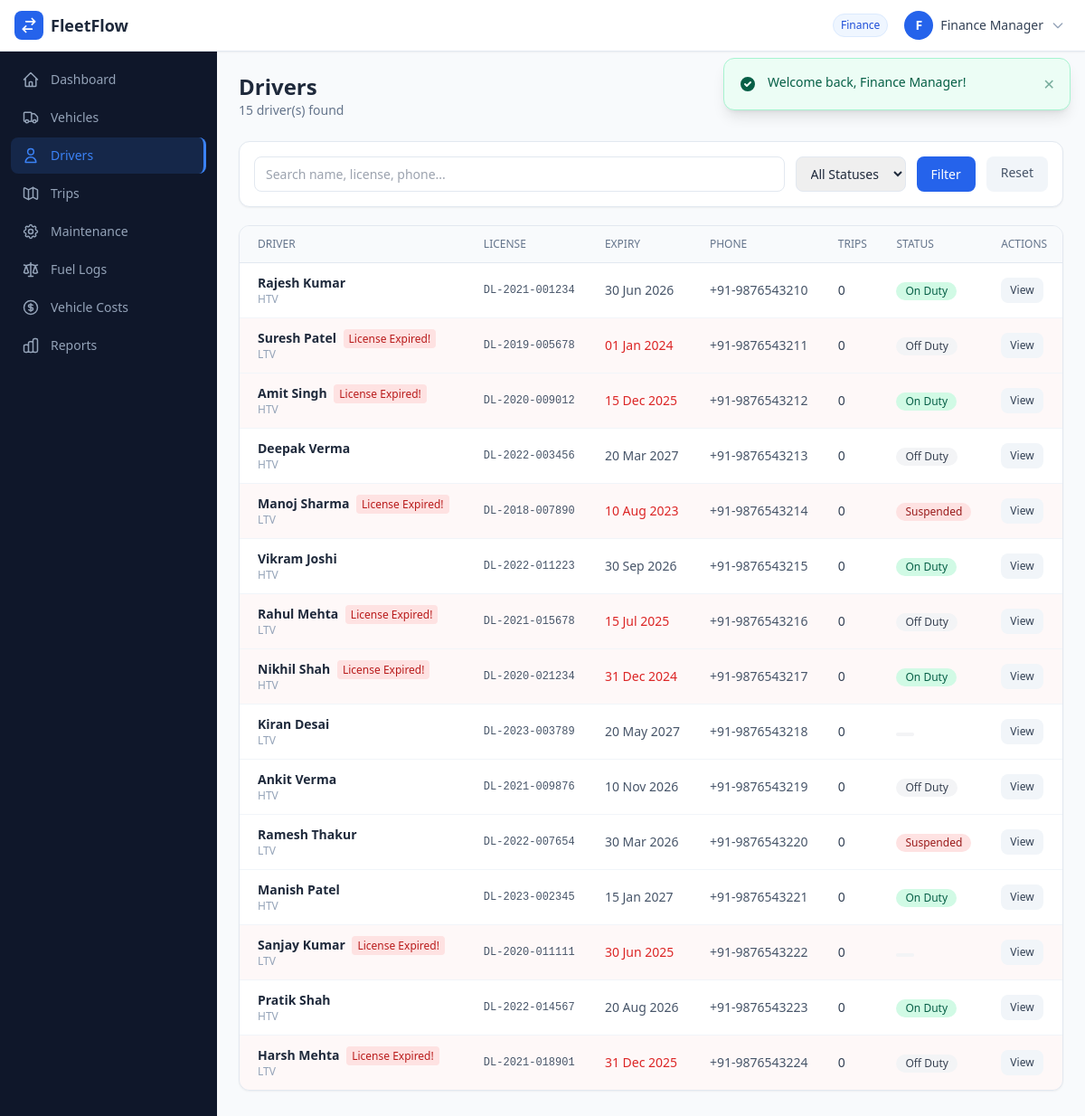
The app's page /drivers.php (signed in) with its own data.
### tables this page shows
CREATE TABLE drivers (
    id INT AUTO_INCREMENT PRIMARY KEY,
    name VARCHAR(100) NOT NULL,
    email VARCHAR(150),
    phone VARCHAR(30),
    license_number VARCHAR(50) NOT NULL UNIQUE,
    license_expiry DATE NOT NULL,
    license_class VARCHAR(20),
    status ENUM('On Duty','Off Duty','Suspended') NOT NULL DEFAULT 'Off Duty',
    date_of_birth DATE,
    address TEXT,
    emergency_contact VARCHAR(100),
    emergency_phone VARCHAR(30),
    notes TEXT,
    created_at TIMESTAMP DEFAULT CURRENT_TIMESTAMP,
    updated_at TIMESTAMP DEFAULT CURRENT_TIMESTAMP ON UPDATE CURRENT_TIMESTAMP
);

### drivers.php (the view, shortened to what this page needs)
<?php
$db = getDB();
$search = trim($_GET['search'] ?? '');
$where  = [];
$params = [];
$whereSql = $where ? 'WHERE '.implode(' AND ',$where) : '';
$drivers = $db->prepare("SELECT d.*, (SELECT COUNT(*) FROM trips WHERE driver_id=d.id AND status='Completed') as total_trips FROM drivers d $whereSql ORDER BY d.created_at DESC");
$drivers->execute($params);
$drivers = $drivers->fetchAll();
include 'includes/header.php';
?>
<div class="flex flex-wrap items-center justify-between gap-4 mb-6">
    <div>
        <h1 class="text-2xl font-bold text-slate-800">Drivers</h1>
        <p class="text-slate-500 text-sm"><?= count($drivers) ?> driver(s) found</p>
    </div>
</div>
<div class="bg-white rounded-xl border border-slate-200 shadow-sm p-4 mb-5">
    <form method="GET" class="flex flex-wrap gap-3">
        <input type="text" name="search" value="<?= e($search) ?>" placeholder="Search name, license, phone..."
               class="flex-1 min-w-[200px] px-3 py-2 border border-slate-200 rounded-lg text-sm focus:outline-none focus:ring-2 focus:ring-blue-500">
        <select name="status" class="px-3 py-2 border border-slate-200 rounded-lg text-sm focus:outline-none focus:ring-2 focus:ring-blue-500">
            <option value="">All Statuses</option>
        </select>
        <button type="submit" class="px-4 py-2 bg-blue-600 text-white rounded-lg text-sm font-medium hover:bg-blue-700 transition">Filter</button>
        <a href="drivers.php" class="px-4 py-2 bg-slate-100 text-slate-600 rounded-lg text-sm font-medium hover:bg-slate-200 transition">Reset</a>
    </form>
</div>
<div class="bg-white rounded-xl border border-slate-200 shadow-sm overflow-hidden">
    <div class="overflow-x-auto">
        <table class="w-full text-sm">
            <thead class="bg-slate-50 border-b border-slate-200">
                <tr class="text-xs uppercase text-slate-500">
                    <th class="text-left px-5 py-3 font-medium">Driver</th>
                    <th class="text-left px-4 py-3 font-medium">License</th>
                    <th class="text-left px-4 py-3 font-medium">Expiry</th>
                    <th class="text-left px-4 py-3 font-medium">Phone</th>
                    <th class="text-left px-4 py-3 font-medium">Trips</th>
                    <th class="text-left px-4 py-3 font-medium">Status</th>
                    <th class="text-left px-4 py-3 font-medium">Actions</th>
                </tr>
            </thead>
            <tbody class="divide-y divide-slate-100">
                <?php foreach ($drivers as $d):
                    $expired = strtotime($d['license_expiry']) < time();
                ?>
                <tr class="hover:bg-slate-50 transition <?= $expired ? 'bg-red-50/50' : '' ?>">
                    <td class="px-5 py-3">
                        <a href="driver_profile.php?id=<?= $d['id'] ?>" class="font-semibold text-slate-800 hover:text-blue-600"><?= e($d['name']) ?></a>
                        <?php if($expired): ?><span class="ml-1 text-xs bg-red-100 text-red-700 px-1.5 py-0.5 rounded">License Expired!</span><?php endif; ?>
                        <div class="text-xs text-slate-400"><?= e($d['license_class'] ?? '') ?></div>
                    </td>
                    <td class="px-4 py-3 font-mono text-xs text-slate-600"><?= e($d['license_number']) ?></td>
                    <td class="px-4 py-3 text-sm <?= $expired ? 'text-red-600 font-medium' : 'text-slate-600' ?>"><?= date('d M Y',strtotime($d['license_expiry'])) ?></td>
                    <td class="px-4 py-3 text-slate-600"><?= e($d['phone'] ?? '—') ?></td>
                    <td class="px-4 py-3 font-medium text-slate-700"><?= $d['total_trips'] ?></td>
                    <td class="px-4 py-3"><?= statusBadge($d['status']) ?></td>
                    <td class="px-4 py-3">
                        <div class="flex items-center gap-2 flex-wrap">
                            <a href="driver_profile.php?id=<?= $d['id'] ?>" class="text-xs px-2.5 py-1.5 bg-slate-100 hover:bg-slate-200 text-slate-700 rounded-lg font-medium transition">View</a>
                        </div>
                    </td>
                </tr>
                <?php endforeach; ?>
            </tbody>
        </table>
    </div>
</div>
<?php include 'includes/footer.php'; ?>

### includes/header.php (shortened to what this page needs)
<?php
$flash = getFlash();
$currentPage = basename($_SERVER['PHP_SELF'], '.php');
$user = $_SESSION['user'] ?? [];
?>
<!DOCTYPE html>
<html lang="en">
<head>
    <script src="https://cdn.tailwindcss.com"></script>
</head>
<body class="bg-slate-50 text-slate-800">
<nav class="fixed top-0 left-0 right-0 z-50 bg-white border-b border-slate-200 shadow-sm">
    <div class="flex items-center justify-between px-4 h-14">
        <div class="flex items-center gap-3">
            <a href="index.php" class="flex items-center gap-2">
                <div class="w-8 h-8 bg-blue-600 rounded-lg flex items-center justify-center">
                    <svg class="w-5 h-5 text-white" fill="none" stroke="currentColor" viewBox="0 0 24 24"><path stroke-linecap="round" stroke-linejoin="round" stroke-width="2" d="M8 7h12m0 0l-4-4m4 4l-4 4m0 6H4m0 0l4 4m-4-4l4-4"/></svg>
                </div>
                <span class="font-bold text-slate-800 text-lg">FleetFlow</span>
            </a>
        </div>
        <div class="flex items-center gap-3">
            <span class="hidden sm:inline-flex text-xs font-medium px-2 py-1 rounded-full bg-blue-50 text-blue-700 border border-blue-100">
                <?= e($user['role'] ?? '') ?>
            </span>
            <div class="relative" id="profileDropdown">
                <button onclick="toggleDropdown()" class="flex items-center gap-2 p-1.5 rounded-lg hover:bg-slate-100 transition">
                    <div class="w-8 h-8 rounded-full bg-blue-600 flex items-center justify-center text-white text-sm font-semibold">
                        <?= strtoupper(substr($user['name'] ?? 'U', 0, 1)) ?>
                    </div>
                    <span class="hidden md:block text-sm font-medium text-slate-700"><?= e($user['name'] ?? '') ?></span>
                    <svg class="w-4 h-4 text-slate-400" fill="none" stroke="currentColor" viewBox="0 0 24 24"><path stroke-linecap="round" stroke-linejoin="round" stroke-width="2" d="M19 9l-7 7-7-7"/></svg>
                </button>
            </div>
        </div>
    </div>
</nav>
<aside id="sidebar" class="fixed top-14 left-0 bottom-0 w-60 bg-slate-900 z-40 transform -translate-x-full lg:translate-x-0 transition-transform duration-200 overflow-y-auto">
    <nav class="p-3 space-y-0.5">
        <?php
        $navItems = [
            ['href'=>'index.php','icon'=>'M3 12l2-2m0 0l7-7 7 7M5 10v10a1 1 0 001 1h3m10-11l2 2m-2-2v10a1 1 0 01-1 1h-3m-6 0a1 1 0 001-1v-4a1 1 0 011-1h2a1 1 0 011 1v4a1 1 0 001 1m-6 0h6','label'=>'Dashboard','page'=>'index'],
            ['href'=>'vehicles.php','icon'=>'M9 17a2 2 0 11-4 0 2 2 0 014 0zM19 17a2 2 0 11-4 0 2 2 0 014 0zM13 16V6a1 1 0 00-1-1H4a1 1 0 00-1 1v10a1 1 0 001 1h1m8-1a1 1 0 01-1 1H9m4-1V8a1 1 0 011-1h2.586a1 1 0 01.707.293l3.414 3.414a1 1 0 01.293.707V16a1 1 0 01-1 1h-1m-6-1a1 1 0 001 1h1M5 17a2 2 0 104 0m-4 0a2 2 0 114 0m6 0a2 2 0 104 0m-4 0a2 2 0 114 0','label'=>'Vehicles','page'=>'vehicles'],
            ['href'=>'drivers.php','icon'=>'M16 7a4 4 0 11-8 0 4 4 0 018 0zM12 14a7 7 0 00-7 7h14a7 7 0 00-7-7z','label'=>'Drivers','page'=>'drivers'],
            ['href'=>'trips.php','icon'=>'M9 20l-5.447-2.724A1 1 0 013 16.382V5.618a1 1 0 011.447-.894L9 7m0 13l6-3m-6 3V7m6 10l4.553 2.276A1 1 0 0021 18.382V7.618a1 1 0 00-.553-.894L15 4m0 13V4m0 0L9 7','label'=>'Trips','page'=>'trips'],
            ['href'=>'maintenance.php','icon'=>'M10.325 4.317c.426-1.756 2.924-1.756 3.35 0a1.724 1.724 0 002.573 1.066c1.543-.94 3.31.826 2.37 2.37a1.724 1.724 0 001.065 2.572c1.756.426 1.756 2.924 0 3.35a1.724 1.724 0 00-1.066 2.573c.94 1.543-.826 3.31-2.37 2.37a1.724 1.724 0 00-2.572 1.065c-.426 1.756-2.924 1.756-3.35 0a1.724 1.724 0 00-2.573-1.066c-1.543.94-3.31-.826-2.37-2.37a1.724 1.724 0 00-1.065-2.572c-1.756-.426-1.756-2.924 0-3.35a1.724 1.724 0 001.066-2.573c-.94-1.543.826-3.31 2.37-2.37.996.608 2.296.07 2.572-1.065z M15 12a3 3 0 11-6 0 3 3 0 016 0z','label'=>'Maintenance','page'=>'maintenance'],
            ['href'=>'fuel_logs.php','icon'=>'M3 6l3 1m0 0l-3 9a5.002 5.002 0 006.001 0M6 7l3 9M6 7l6-2m6 2l3-1m-3 1l-3 9a5.002 5.002 0 006.001 0M18 7l3 9m-3-9l-6-2m0-2v2m0 16V5m0 16H9m3 0h3','label'=>'Fuel Logs','page'=>'fuel_logs'],
            ['href'=>'vehicle_costs.php','icon'=>'M12 8c-1.657 0-3 .895-3 2s1.343 2 3 2 3 .895 3 2-1.343 2-3 2m0-8c1.11 0 2.08.402 2.599 1M12 8V7m0 1v8m0 0v1m0-1c-1.11 0-2.08-.402-2.599-1M21 12a9 9 0 11-18 0 9 9 0 0118 0z','label'=>'Vehicle Costs','page'=>'vehicle_costs'],
            ['href'=>'reports.php','icon'=>'M9 19v-6a2 2 0 00-2-2H5a2 2 0 00-2 2v6a2 2 0 002 2h2a2 2 0 002-2zm0 0V9a2 2 0 012-2h2a2 2 0 012 2v10m-6 0a2 2 0 002 2h2a2 2 0 002-2m0 0V5a2 2 0 012-2h2a2 2 0 012 2v14a2 2 0 01-2 2h-2a2 2 0 01-2-2z','label'=>'Reports','page'=>'reports'],
        ];
        foreach ($navItems as $item):
            $active = $currentPage === $item['page'] ? 'active' : '';
        ?>
        <a href="<?= $item['href'] ?>" class="sidebar-link <?= $active ?> flex items-center gap-3 px-3 py-2.5 rounded-lg text-sm font-medium text-slate-400 hover:text-white">
            <svg class="w-5 h-5 flex-shrink-0" fill="none" stroke="currentColor" viewBox="0 0 24 24">
                <path stroke-linecap="round" stroke-linejoin="round" stroke-width="1.8" d="<?= $item['icon'] ?>"/>
            </svg>
            <?= $item['label'] ?>
        </a>
        <?php endforeach; ?>
    </nav>
</aside>
<?php if ($flash): ?>
<div id="flashMsg" class="fixed top-16 right-4 z-50 max-w-sm w-full">
    <div class="flex items-start gap-3 p-4 rounded-xl shadow-lg border <?= $flash['type']==='success' ? 'bg-emerald-50 border-emerald-200 text-emerald-800' : 'bg-red-50 border-red-200 text-red-800' ?>">
        <svg class="w-5 h-5 flex-shrink-0 mt-0.5" fill="currentColor" viewBox="0 0 20 20">
            <?php if($flash['type']==='success'): ?>
            <path fill-rule="evenodd" d="M10 18a8 8 0 100-16 8 8 0 000 16zm3.707-9.293a1 1 0 00-1.414-1.414L9 10.586 7.707 9.293a1 1 0 00-1.414 1.414l2 2a1 1 0 001.414 0l4-4z" clip-rule="evenodd"/>
            <?php else: ?>
            <path fill-rule="evenodd" d="M18 10a8 8 0 11-16 0 8 8 0 0116 0zm-7 4a1 1 0 11-2 0 1 1 0 012 0zm-1-9a1 1 0 00-1 1v4a1 1 0 102 0V6a1 1 0 00-1-1z" clip-rule="evenodd"/>
            <?php endif; ?>
        </svg>
        <p class="text-sm font-medium"><?= e($flash['message']) ?></p>
        <button onclick="document.getElementById('flashMsg').remove()" class="ml-auto text-current opacity-50 hover:opacity-100">✕</button>
    </div>
</div>
<?php endif; ?>
<main class="lg:ml-60 mt-14 min-h-screen">
    <div class="p-4 md:p-6">

### config.php (shortened to what this page needs)
<?php
function getFlash(): ?array {
    if (isset($_SESSION['flash'])) {
        $flash = $_SESSION['flash'];
        return $flash;
    }
    return null;
}
function e(string $str): string {
    return htmlspecialchars($str, ENT_QUOTES, 'UTF-8');
}
function statusBadge(string $status): string {
    $map = [
        'Available'   => 'bg-emerald-100 text-emerald-800',
        'On Trip'     => 'bg-blue-100 text-blue-800',
        'In Shop'     => 'bg-amber-100 text-amber-800',
        'Suspended'   => 'bg-red-100 text-red-800',
        'Completed'   => 'bg-green-100 text-green-800',
        'Cancelled'   => 'bg-gray-100 text-gray-700',
        'Draft'       => 'bg-slate-100 text-slate-700',
        'Dispatched'  => 'bg-indigo-100 text-indigo-800',
        'On Duty'     => 'bg-emerald-100 text-emerald-800',
        'Off Duty'    => 'bg-gray-100 text-gray-700',
        'Scheduled'   => 'bg-blue-100 text-blue-700',
        'In Progress' => 'bg-amber-100 text-amber-800',
    ];
    $cls = $map[$status] ?? 'bg-gray-100 text-gray-700';
    return "<span class='inline-flex items-center px-2.5 py-0.5 rounded-full text-xs font-medium $cls'>$status</span>";
}

### includes/footer.php (shortened to what this page needs)
    </div>
</main>
</body>
</html>

### includes/header.php (style rules this page uses)
.sidebar-link.active { background: rgba(59,130,246,0.15); color: #3b82f6; border-right: 3px solid #3b82f6; }
.sidebar-link { transition: all .15s; }

### records on screen
drivers: name "Rajesh Kumar", license_class "HTV", license_number "DL-2021-001234", license_expiry "30 Jun 2026", phone "+91-9876543210", total_trips "0", status "On Duty"
drivers: name "Suresh Patel", shows "License Expired!", license_class "LTV", license_number "DL-2019-005678", license_expiry "01 Jan 2024", phone "+91-9876543211", total_trips "0", status "Off Duty"
drivers: name "Amit Singh", shows "License Expired!", license_class "HTV", license_number "DL-2020-009012", license_expiry "15 Dec 2025", phone "+91-9876543212", total_trips "0", status "On Duty"
drivers: name "Deepak Verma", license_class "HTV", license_number "DL-2022-003456", license_expiry "20 Mar 2027", phone "+91-9876543213", total_trips "0", status "Off Duty"
drivers: name "Manoj Sharma", shows "License Expired!", license_class "LTV", license_number "DL-2018-007890", license_expiry "10 Aug 2023", phone "+91-9876543214", total_trips "0", status "Suspended"
drivers: name "Vikram Joshi", license_class "HTV", license_number "DL-2022-011223", license_expiry "30 Sep 2026", phone "+91-9876543215", total_trips "0", status "On Duty"
drivers: name "Rahul Mehta", shows "License Expired!", license_class "LTV", license_number "DL-2021-015678", license_expiry "15 Jul 2025", phone "+91-9876543216", total_trips "0", status "Off Duty"
drivers: name "Nikhil Shah", shows "License Expired!", license_class "HTV", license_number "DL-2020-021234", license_expiry "31 Dec 2024", phone "+91-9876543217", total_trips "0", status "On Duty"
drivers: name "Kiran Desai", license_class "LTV", license_number "DL-2023-003789", license_expiry "20 May 2027", phone "+91-9876543218", total_trips "0"
drivers: name "Ankit Verma", license_class "HTV", license_number "DL-2021-009876", license_expiry "10 Nov 2026", phone "+91-9876543219", total_trips "0", status "Off Duty"
drivers: name "Ramesh Thakur", license_class "LTV", license_number "DL-2022-007654", license_expiry "30 Mar 2026", phone "+91-9876543220", total_trips "0", status "Suspended"
drivers: name "Manish Patel", license_class "HTV", license_number "DL-2023-002345", license_expiry "15 Jan 2027", phone "+91-9876543221", total_trips "0", status "On Duty"
drivers: name "Sanjay Kumar", shows "License Expired!", license_class "LTV", license_number "DL-2020-011111", license_expiry "30 Jun 2025", phone "+91-9876543222", total_trips "0"
drivers: name "Pratik Shah", license_class "HTV", license_number "DL-2022-014567", license_expiry "20 Aug 2026", phone "+91-9876543223", total_trips "0", status "On Duty"
drivers: name "Harsh Mehta", shows "License Expired!", license_class "LTV", license_number "DL-2021-018901", license_expiry "31 Dec 2025", phone "+91-9876543224", total_trips "0", status "Off Duty"

### other values on screen
$user['role'] "Finance"
substr($user['name'] ?? 'U', 0, 1) "F"
$user['name'] "Finance Manager"
$item['label'] "Dashboard"
$item['label'] "Vehicles"
$item['label'] "Drivers"
$item['label'] "Trips"
$item['label'] "Maintenance"
$item['label'] "Fuel Logs"
$item['label'] "Vehicle Costs"
$item['label'] "Reports"
$flash['message'] "Welcome back, Finance Manager!"
count($drivers) "15"
